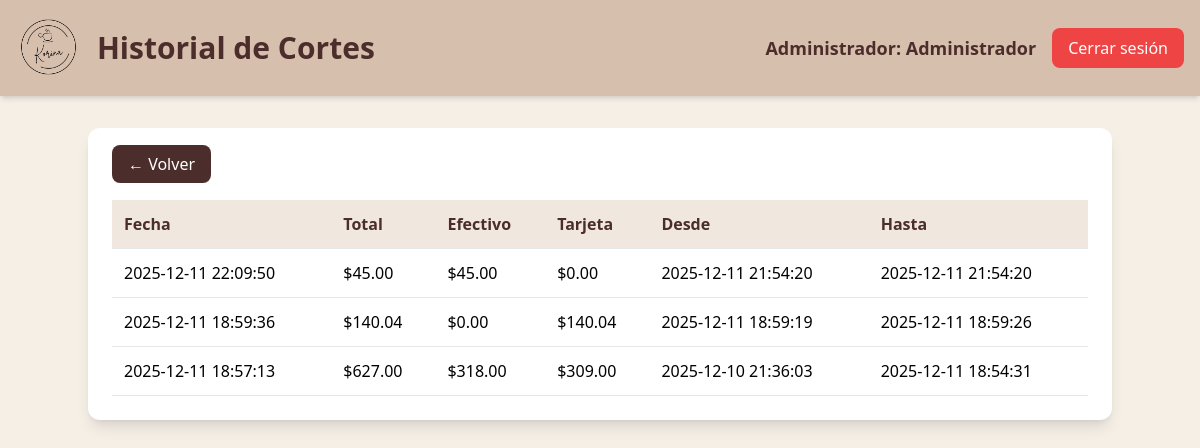
/admin/corte/historial.php (signed in), run on the app's committed database.
### tables this page shows
CREATE TABLE `cortes_caja` (
  `id` int(11) NOT NULL,
  `fecha` datetime DEFAULT current_timestamp(),
  `usuario_id` int(11) NOT NULL,
  `total_ventas` decimal(10,2) NOT NULL,
  `total_efectivo` decimal(10,2) NOT NULL,
  `total_tarjeta` decimal(10,2) NOT NULL,
  `ventas_desde` datetime NOT NULL,
  `ventas_hasta` datetime NOT NULL
);

### admin/corte/historial.php (the view, shortened to what this page needs)
<?php
include "../../back/conexion.php";
$usuario_id = $_SESSION["id"];
$sql = $conexion->prepare("
    SELECT * FROM cortes_caja
    WHERE usuario_id = ?
    ORDER BY fecha DESC
");
$sql->bind_param("i", $usuario_id);
$sql->execute();
$cortes = $sql->get_result();
?>
<!DOCTYPE html>
<html lang="es">
<head>
    <script src="https://cdn.tailwindcss.com"></script>
</head>
<body class="bg-[#f5efe6] min-h-screen">
    <div class="bg-[#d7bfae] p-4 shadow-md">
        <div class="flex justify-between items-center">
            <div class="flex items-center gap-4">
                <img src="/korina-pos/front/imagenes/logo.png" class="h-16" />
                <h1 class="text-3xl font-bold text-[#4b2e2b]">
                    Historial de Cortes
                </h1>
            </div>
            <div class="flex items-center gap-4">
                <span class="text-lg font-semibold text-[#4b2e2b]">
                    Administrador: <b><?php echo $_SESSION["nombre"]; ?></b>
                </span>
                <a href="../../back/logout.php"
                   class="bg-red-500 text-white px-4 py-2 rounded-lg hover:bg-red-600 transition">
                    Cerrar sesión
                </a>
            </div>
        </div>
    </div>
    <div class="max-w-5xl mx-auto mt-8 bg-white p-6 rounded-xl shadow-lg">
        <a href="index.php"
           class="bg-[#4b2e2b] text-white px-4 py-2 rounded-lg hover:bg-[#6b423f] transition">
            ← Volver
        </a>
        <table class="w-full mt-6 text-left">
            <thead>
                <tr class="bg-[#f0e7df] text-[#4b2e2b] font-bold border-b">
                    <th class="p-3">Fecha</th>
                    <th class="p-3">Total</th>
                    <th class="p-3">Efectivo</th>
                    <th class="p-3">Tarjeta</th>
                    <th class="p-3">Desde</th>
                    <th class="p-3">Hasta</th>
                </tr>
            </thead>
            <tbody>
                <?php while ($c = $cortes->fetch_assoc()) { ?>
                <tr class="border-b hover:bg-[#faf4ed] transition">
                    <td class="p-3"><?php echo $c["fecha"]; ?></td>
                    <td class="p-3">$<?php echo number_format($c["total_ventas"], 2); ?></td>
                    <td class="p-3">$<?php echo number_format($c["total_efectivo"], 2); ?></td>
                    <td class="p-3">$<?php echo number_format($c["total_tarjeta"], 2); ?></td>
                    <td class="p-3"><?php echo $c["ventas_desde"]; ?></td>
                    <td class="p-3"><?php echo $c["ventas_hasta"]; ?></td>
                </tr>
                <?php } ?>
            </tbody>
        </table>
    </div>
</body>
</html>

### data on the page
cortes_caja: fecha "2025-12-11 22:09:50", total_ventas "45.00", total_efectivo "45.00", total_tarjeta "0.00", ventas_desde "2025-12-11 21:54:20", ventas_hasta "2025-12-11 21:54:20"
cortes_caja: fecha "2025-12-11 18:59:36", total_ventas "140.04", total_efectivo "0.00", total_tarjeta "140.04", ventas_desde "2025-12-11 18:59:19", ventas_hasta "2025-12-11 18:59:26"
cortes_caja: fecha "2025-12-11 18:57:13", total_ventas "627.00", total_efectivo "318.00", total_tarjeta "309.00", ventas_desde "2025-12-10 21:36:03", ventas_hasta "2025-12-11 18:54:31"

### other printed values
$_SESSION["nombre"] "Administrador"
